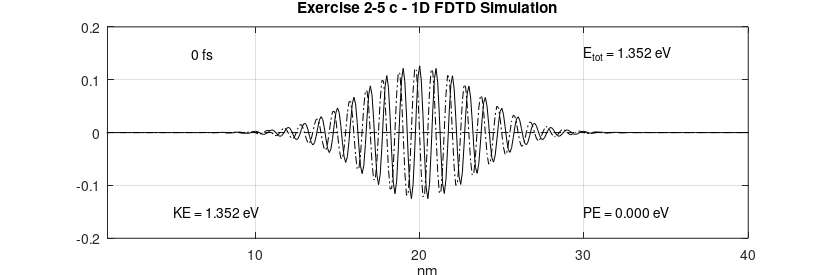
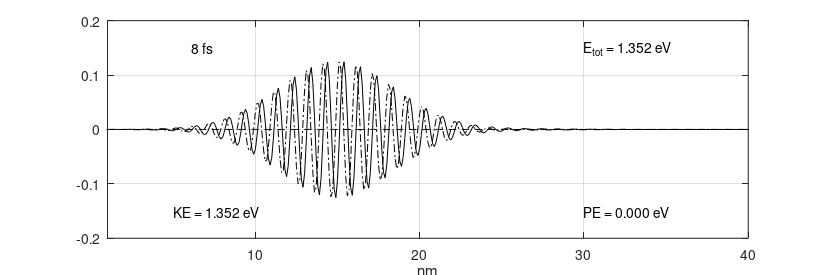
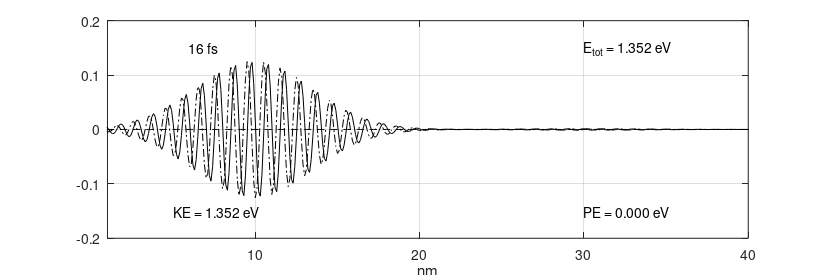

Write the MATLAB code that produced these figures, in order.
%% 1D FDTD simulation of psi

%% cleanup environment
clear all;
close all;

%% general definitions and constants
h 			  = 6.626e-34;		  % [J*s]	Plank's constant
hbar		  = h/(2*pi);			  % [J*s]	reduced Plank's constant
m0			  = 9.1e-31;			  % [kg] 	free space mas of an electron

meff_Si   = 1.08;			      % effective mass of Si
meff_Ge		= 0.067;			    % effective mass of Ge
meff_GaAs = 0.55;				    % effective mass of GaAs

meff		  = meff_Si;			  % [?] 	effective mass
melec		  = meff*m0;			  % [?]	mass of an electron
ecoul		  = 1.6e-19;			  % [C]	charge of an electron
epsz		  = 8.85e-9;			  % [A*s/V/m]	dielectric of free space
eV2J		  = 1.6e-19;			  % [-]	energy conversion factor (eV to J)
J2eV		  = 1/eV2J;			    % [-]	energy conversion factor (J to eV)

%% simulation parameters
NN 			  = 400;				    % [-]	number of points in the problem space
del_x		  = .1e-9;			    % [?]	cell size
dt			  = 2e-17;			    % [s]	time steps
ra			  = (0.5*hbar/melec)*(dt/del_x^2);	% <-- must be < 0.15
DX			  = del_x*1e9;		  % [_]	cell size in nm
XX			  = (DX:DX:DX*NN);  % [-]	length in nm for plotting

%% specification of the potential
V			    = zeros(1,NN);	% init potential vector

%% potential definitions

% constant barrier band in center
for n = NN/2:NN/2+50
    %V(n) = .15*eV2J;
end

% semiconductor condution band 
for n = 1 : NN/2
    %V(n) = .1*eV2J;
end

for n = NN/2+1 : NN
    %V(n) = .2*eV2J;
end

% electric field
for n = 1 : NN
    %V(n) = -(0.2/400)*(n-400)*eV2J;
end

%% initialize a sine wave in a gaussian envelope

lambda	= -10;			    % [nm]  pulse wavelength
sigma		= 50;			      % [nm]  pulse width
nc			= 200;			    % starting position
prl			= zeros(1,NN);	% real part of the state variable
pim			= zeros(1,NN);	% imaginary part of the state variable
ptot		= 0.;			      % ?

for n=2:NN-1
    prl(n)  = exp(-1.*((n-nc)/sigma)^2)*cos(2*pi*(n-nc)/lambda);
	  pim(n)  = exp(-1.*((n-nc)/sigma)^2)*sin(2*pi*(n-nc)/lambda);
	  ptot	  = ptot + prl(n)^2 + pim(n)^2;
end

pnorm = sqrt(ptot);			% normalization constant

% normalize and check
ptot = 0.;

for n=1:NN
    prl(n)	= prl(n)/pnorm;
    pim(n)	= pim(n)/pnorm;
    ptot    = ptot + prl(n)^2 + pim(n)^2;
end

fprintf("normalization = %f\n", ptot);	% should have the value 1

T			  = 0;
n_step	= 1;
count   = 0;    
nos     = 400;  % number of timestepts between plots (equidistant)
nop     = 3;    % number of plots to be made

while nop > count
    %n_step = input("How many time steps -->");

	  % this is the core FDTD program
	  for m=1:n_step
		    T = T+1;
	
        for n=2:NN-1
            prl(n) = prl(n) - ra*(pim(n-1) -2*pim(n) + pim(n+1)) ...
              + (dt/hbar)*V(n)*pim(n);
        end
        
        for n=2:NN-1
            pim(n) = pim(n) + ra*(prl(n-1) -2*prl(n) + prl(n+1)) ...
              - (dt/hbar)*V(n)*prl(n);
        end
	  end
	
    % calculate the expected values
    PE	= 0.;	% potential energy
    
    for n=1:NN
        psi(n) = prl(n) + i*pim(n);
        PE = PE + psi(n)*psi(n)'*V(n);
    end

    fprintf("normalization = %f\n", psi*psi');

    PE = PE*J2eV;	% potential energy

    ke = 0. + j*0.;
    
    for n=2:NN-1
        lap_p = psi(n+1) - 2*psi(n) + psi(n-1);
        ke = ke + lap_p*psi(n)';
    end

    KE = -J2eV*((hbar/del_x)^2/(2*melec))*real(ke);	% kinetic energy

    % plot results
    figure(count+1);
    plot(XX, prl, "k");
    hold on;
    plot(XX, pim, "-.k");
    plot(XX, J2eV*V, "--k");
    hold off;
    
    axis([1 DX*NN -.2 .2] );
    
    % insert plot annotations
    text( 5,  .15, sprintf("%7.0f fs",           T*dt*1e15)); % show time in plot
    text( 5, -.15, sprintf("KE = %5.3f eV",      KE));        % show KE in plot
    text(30, -.15, sprintf("PE = %5.3f eV",      PE));        % show PE in plot
    text(30,  .15, sprintf("E_t_o_t = %5.3f eV", KE+PE));     % show Etot in plot
    
    xlabel("nm");
    
    set(gca, "fontsize", 10);
    if (count == 0)
      title("Exercise 2-5 c - 1D FDTD Simulation");
    else
      title(" ");
    endif
    
    grid on;
    
    fig = gcf();
    set(fig, "PaperUnits", "centimeters");
    x_width = 21;
    y_width = 7;
    set(fig, "PaperPosition", [0 0 x_width y_width]);
    print(fig, strcat("ex_2_5_c_", num2str(count), ".png"), "-dpng");
    
    count++;
    n_step = nos;
end